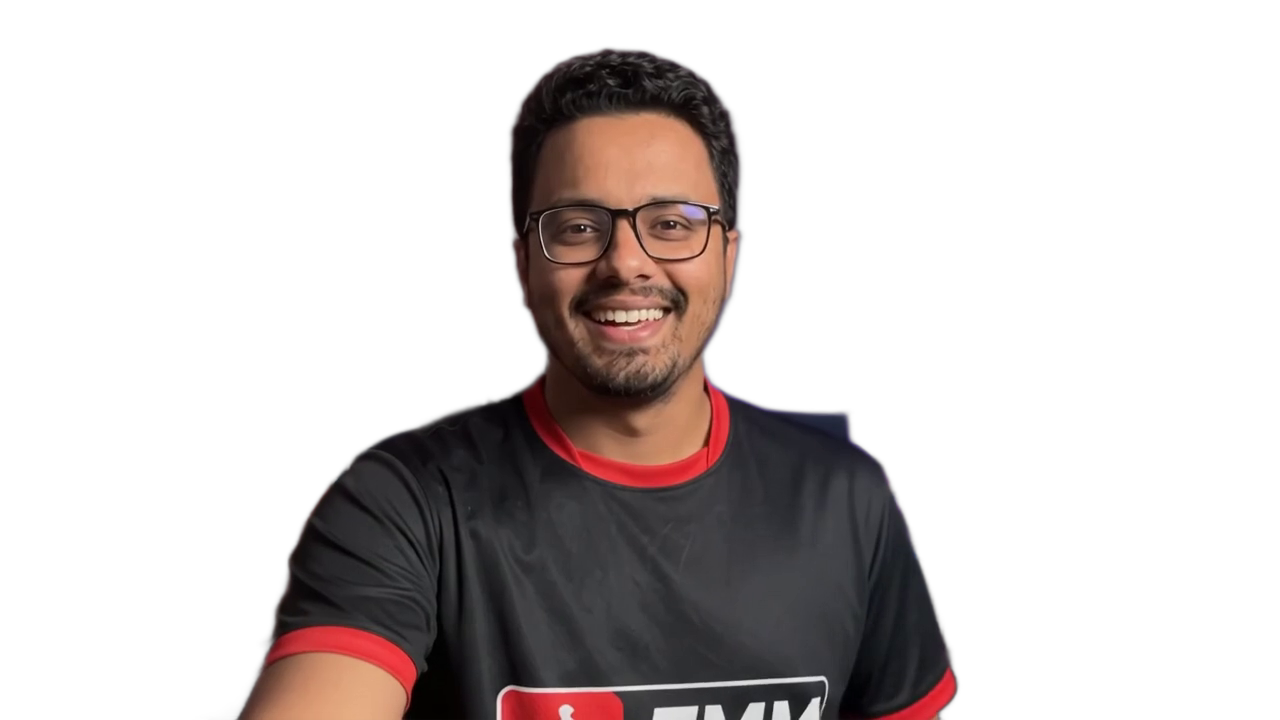
#> input picture brand/atb_char_cutout.png, 1280 x 720 px
$ python make_logo.py
#> lines starting #> are read from the running program, lines starting #| are printed output that depends on the picture; after the words box and inside, x2 and y2 are one past the last pixel; in counts of white or black regions, pixels touching at a corner belong together
"""ATB Plays logo v2: ATB character face (calm frame from FMM's atb_22_calm_explain.mp4), big, no text,
Miami sunset bg, neon ring. Run: E:/Claude/FMM/.venv312/Scripts/python.exe brand/make_logo.py (reads FMM files only)."""
from pathlib import Path
from PIL import Image, ImageDraw, ImageEnhance, ImageFilter
from rembg import remove, new_session

HERE = Path(__file__).parent
S = 1024


def grad(w, h, stops):
    im = Image.new("RGB", (w, h))
    d = ImageDraw.Draw(im)
    for y in range(h):
        t = y / (h - 1)
        for a, b in zip(stops, stops[1:]):
            if a[0] <= t <= b[0]:
                k = (t - a[0]) / (b[0] - a[0])
                d.line([(0, y), (w, y)], fill=tuple(int(a[1][j] + (b[1][j] - a[1][j]) * k) for j in range(3)))
                break
    return im


cut = HERE / "atb_char_cutout.png"
if not cut.exists():
    remove(Image.open(HERE / "atb_char_frame.png"), session=new_session("isnet-general-use")).save(cut)
person = Image.open(cut).convert("RGBA")
#> person is the input picture: PIL image 1280x720 RGBA; mean R, G, B, A 23.5, 17.3, 16.6, 71.6
person = ImageEnhance.Brightness(person).enhance(1.12)  # ATB rule: a bit brighter, never darker
person = person.crop(person.getbbox())
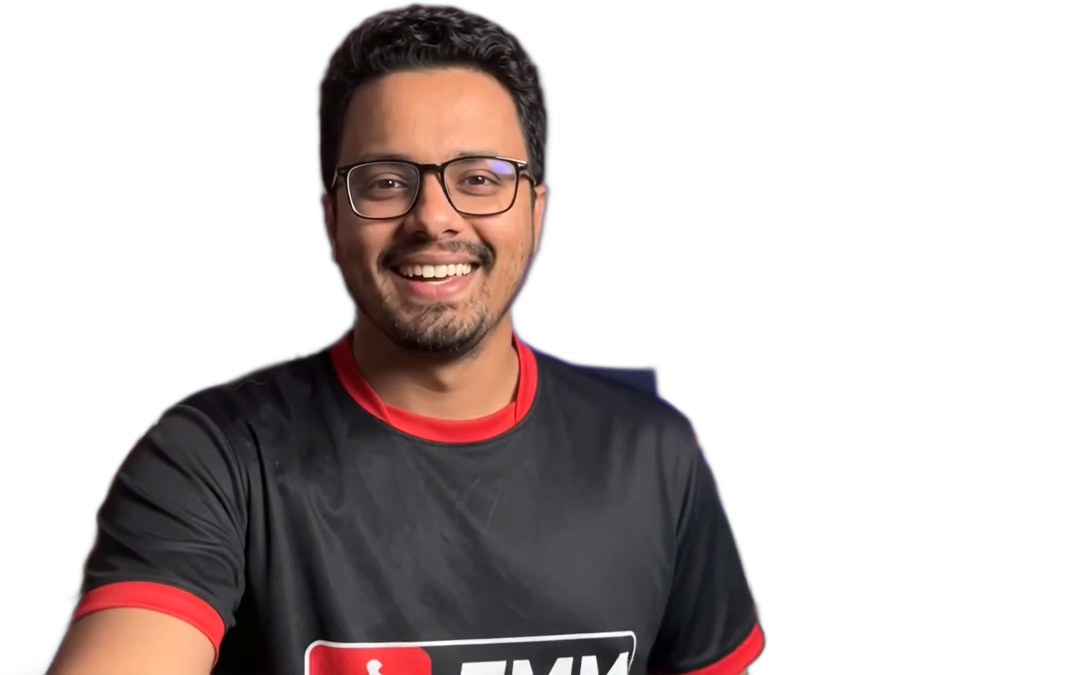
#> person: PIL image 1088x675 RGBA; mean R, G, B, A 32.8, 24.2, 23.2, 89.9; transparent parts drawn white
# head + neck only (hides the FMM jersey logo): top 62% of the cut-out height
person = person.crop((0, 0, person.width, int(person.height * 0.70)))
#> person: PIL image 1088x472 RGBA

bg = grad(S, S, [(0, (40, 10, 80)), (0.45, (190, 40, 140)), (0.75, (255, 120, 70)), (1, (255, 190, 80))]).convert("RGBA")
#> in grad, `im = Image.new("RGB", (w, h))`: im: PIL image 1024x1024 RGB; every value is 0
sun = grad(640, 640, [(0, (255, 230, 90)), (1, (255, 60, 140))]).convert("RGBA")
#> in grad (call 2), `im = Image.new("RGB", (w, h))`: im: PIL image 640x640 RGB; every value is 0
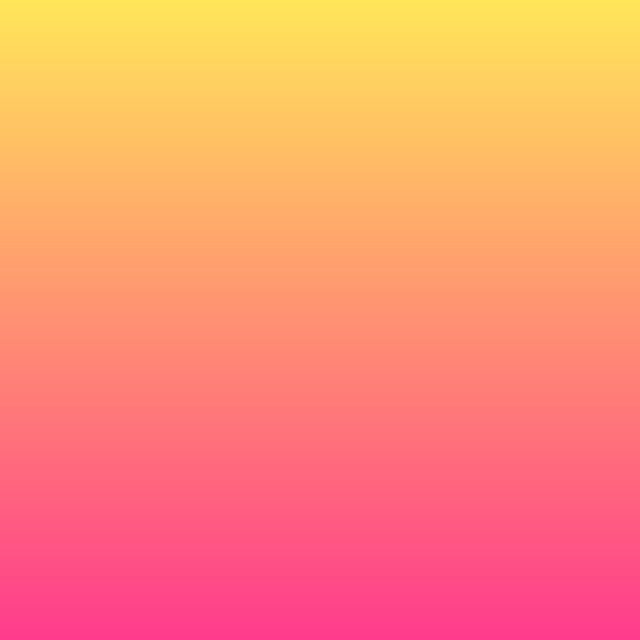
#> sun: PIL image 640x640 RGBA; mean R, G, B, A 255, 144.5, 114.5, 255
mask = Image.new("L", (640, 640), 0)
#> mask: PIL image 640x640 L; every value is 0
md = ImageDraw.Draw(mask)
md.ellipse((0, 0, 639, 639), fill=255)
for i, y in enumerate(range(340, 640, 46)):
    md.rectangle((0, y, 640, y + 8 + i * 3), fill=0)
bg.paste(sun, (192, 80), mask)

ph = 800  # big face
person = person.resize((int(person.width * ph / person.height), ph), Image.LANCZOS)
#> person: PIL image 1844x800 RGBA
glow = Image.new("RGBA", person.size, (0, 255, 230, 0))
glow.putalpha(person.getchannel("A").filter(ImageFilter.MaxFilter(13)).filter(ImageFilter.GaussianBlur(5)))
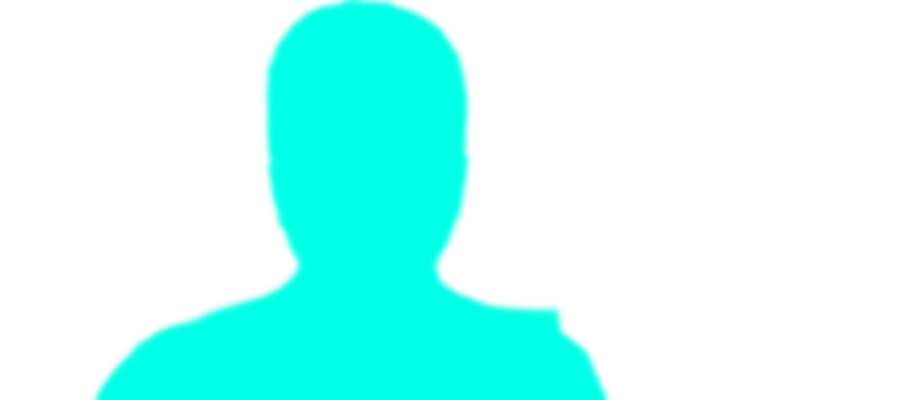
#> glow: PIL image 1844x800 RGBA (shown at 1/2 size); mean R, G, B, A 0, 255, 230, 65.3; transparent parts drawn white
# centre on the head (top 35% of the cut-out), not on the shoulders
a = person.getchannel("A").crop((0, 0, person.width, int(ph * 0.35)))
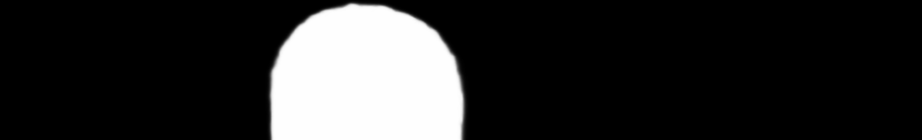
#> a: PIL image 1844x280 L (shown at 1/2 size); min 0, max 254, mean 44.5
hx0, _, hx1, _ = a.getbbox()
#> hx0 = 530; hx1 = 939
px, py = S // 2 - (hx0 + hx1) // 2, S - ph
#> px = -222; py = 224
bg.alpha_composite(glow, (px, py))
bg.alpha_composite(person, (px, py))
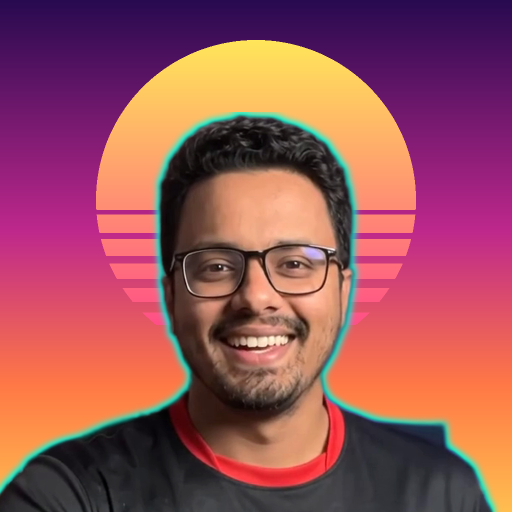
#> bg: PIL image 1024x1024 RGBA (shown at 1/2 size); mean R, G, B, A 152.4, 81.7, 90.1, 255

# circle crop + neon ring (pink outer glow, cyan inner line)
out = Image.new("RGBA", (S, S), (0, 0, 0, 0))
#> out: PIL image 1024x1024 RGBA; every value is 0
m = Image.new("L", (S, S), 0)
#> m: PIL image 1024x1024 L; every value is 0
ImageDraw.Draw(m).ellipse((0, 0, S - 1, S - 1), fill=255)
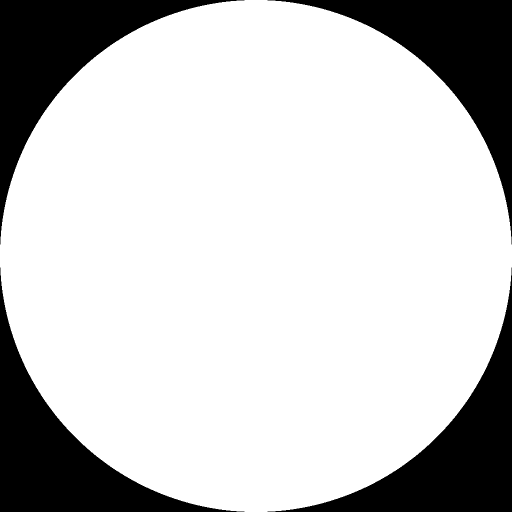
#> m: PIL image 1024x1024 L (shown at 1/2 size); 78.5% white; 4 black regions, box (x1, y1, x2, y2) and area: (0, 0, 489, 489) 56296, (535, 0, 1024, 489) 56296, (0, 535, 489, 1024) 56296, (535, 535, 1024, 1024) 56296
out.paste(bg, (0, 0), m)
def neon(box, color, width, blur):
#> called with box = (20, 20, 1003, 1003), color = (255, 30, 180, 255), width = 22, blur = 14
    r = Image.new("RGBA", (S, S), (0, 0, 0, 0))
    ImageDraw.Draw(r).ellipse(box, outline=color, width=width)
    g = r.filter(ImageFilter.GaussianBlur(blur))
    out.alpha_composite(g)
    out.alpha_composite(g)  # twice = stronger glow
    core = Image.new("RGBA", (S, S), (0, 0, 0, 0))
    ImageDraw.Draw(core).ellipse(box, outline=(255, 255, 255, 255), width=max(3, width // 3))
    out.alpha_composite(r)
    out.alpha_composite(core)  # white-hot centre line, like a real neon tube


out.alpha_composite(Image.new("RGBA", (S, S), (0, 0, 0, 0)))
neon((20, 20, S - 21, S - 21), (255, 30, 180, 255), 22, 14)   # hot pink outer tube
neon((62, 62, S - 63, S - 63), (0, 235, 255, 255), 12, 10)    # cyan inner tube
# keep glow inside the circle
final = Image.new("RGBA", (S, S), (0, 0, 0, 0))
final.paste(out, (0, 0), m)
out = final
out.save(HERE / "logo_atb_plays.png")
flat = Image.new("RGB", (S, S), (255, 255, 255))
#> flat: PIL image 1024x1024 RGB; every value is 255
flat.paste(out, (0, 0), out)
flat.resize((400, 400), Image.LANCZOS).save(HERE / "logo_preview_circle.png")
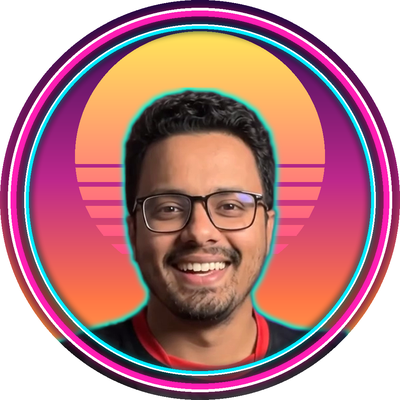
#> saved as logo_preview_circle.png: PIL image 400x400 RGB; mean R, G, B 183.9, 132.2, 137
print("ok")
